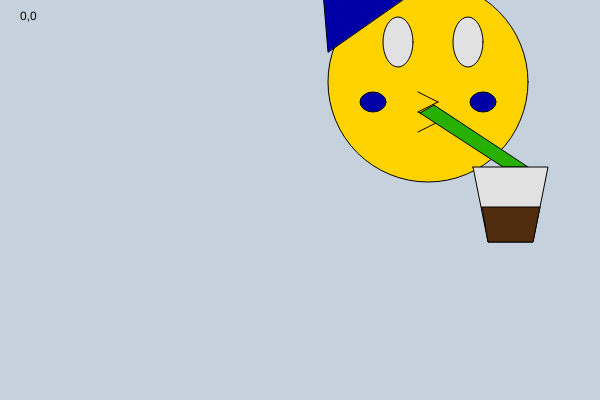
Frame 1 (no input)
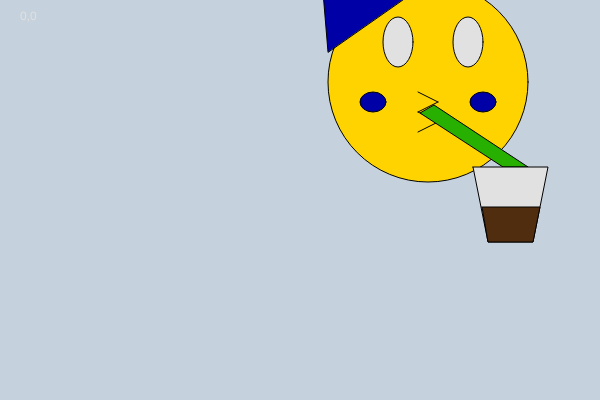
Frame 60 (no input)
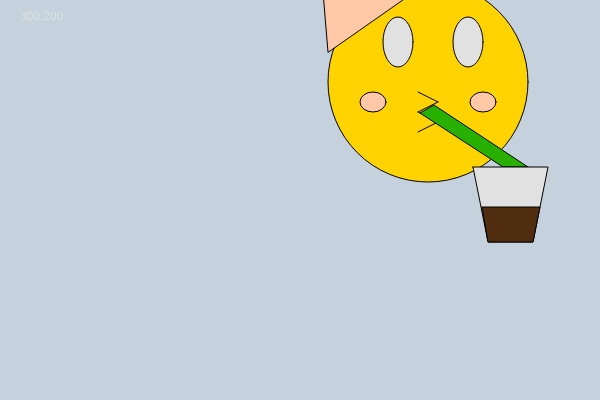
Frame 120 (the mouse pressed at the canvas centre since frame 60)

The p5.js sketch that drew these frames (run headless with seeded random() and noise() and a simulated clock; from frame 60 on, the mouse is pressed at the canvas centre):

// p5.js sketch
// ── sketch.js
var w;
var x;
var y;

function setup() {
  createCanvas(600, 400);
  x = int(random(600));
  y = int(random(400));
  w = (225,225,225);
console.log(x +","+y)
}

function draw() {
  background(197, 209, 220);
  text(mouseX + "," +mouseY, 20,20);  //point guide thing
  
  
  
  									//head
	fill(255,211,0);							    //yellow
  ellipse(x, y, 200);               //Face
	fill(w);//white
  ellipse(x-30, y-40, 30,50);     	//Left eye
  ellipse(x+40, y-40, 30,50);				//Right eye
	line(x+10, y+20, x-10, y+10);			//Mouth point 1
	line(x-10, y+30, x+10, y+20);			//Mouth point 2
	line(x-10, y+30, x+10, y+40);			//Mouth point 3
	line(x+10, y+40, x-10, y+50);			//mouth point 4
  fill(mouseX, mouseY,167);			    //changing color
  ellipse(x-55, y+20, 26, 20);		  //blush 1
  ellipse(x+55, y+20, 26, 20);			//blush 2								
  
  
  
  
//hat
  triangle(x-100, y-30, x-110, y-150, x, y-100); 
  fill (w);	//white
  
  
  			//The Straw
	fill(39, 176, 0);		//green
	beginShape();						
  	vertex(x+100, y+85);				//point 1
  	vertex(x+6, y+23);					//point 2
  	vertex(x-8,y+31)						//point 3
  	vertex(x+75, y+85);					//point 4
	endShape(CLOSE); 					
	fill(w);						//white
  
  
//Cup
beginShape();
  vertex(x+45, y+85);			//point 1
  vertex(x+120,y+85);			//point 2
  vertex(x+105,y+160);		//point 3
  vertex(x+60,y+160);			//point 4
  endShape(CLOSE);
  

//Tea
  fill(80, 45, 15); //brown
  beginShape();
  	vertex(x+54,y+125);			//point 1
  	vertex(x+112,y+125);		//point 2
  	vertex(x+105,y+160);		//point 3
  	vertex(x+60,y+160);			//point 4
  endShape(CLOSE);
  fill(w);  //white
  
  
}


// My Paragraph
//This is my emoji, he is nameless. I created this emoji to represent three of my most 
//common moods, me avoiding people at a party, me excluding myself from a group of people
//because i'm too awkward to actually speak, and me hearing TEA while sipping TEA. 
//This nameless emoji CANNOT compare to the apple emojis, he is one hundred percent
//better and those are just facts. As you can he, his hat and his cheeks just magically change
//color and he is doing duck lips while sipping his tea, which has never been done before, clearly
//he deserves to be in the Guinness book of world records for that accomplishment. My emoji
//is definitely NOT AT ALL cocky in anyway. If anything he is the most down to earth emoji
//up in this classroom, and those are just facts as well. 
	
  
